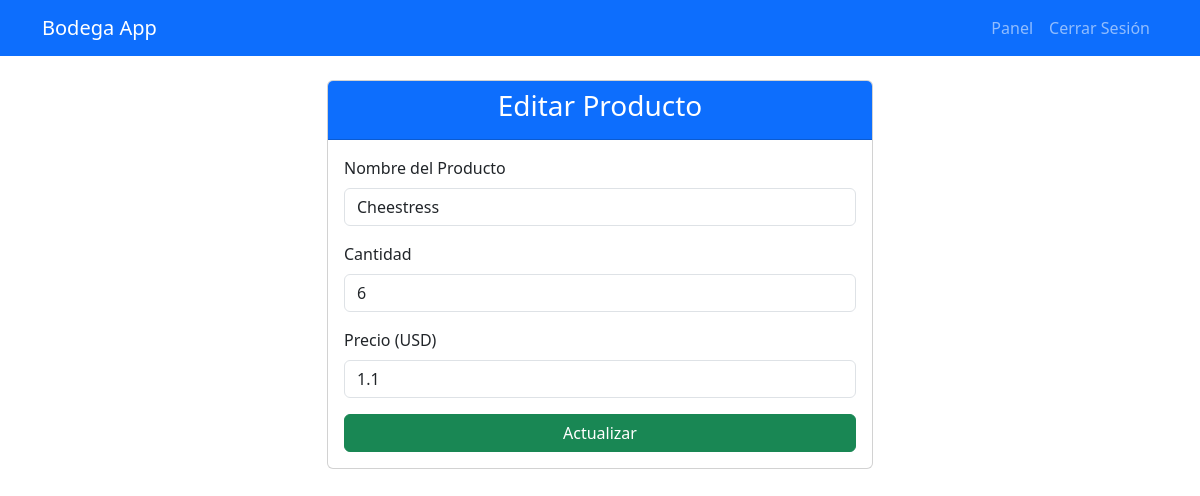
The app's page /editar_producto/1 (signed in) with its own data.
### models.py (models this page shows)
class Producto(db.Model):
    id = db.Column(db.Integer, primary_key=True)
    nombre = db.Column(db.String(100), nullable=False)
    cantidad = db.Column(db.Integer, nullable=False)
    precio = db.Column(db.Float, nullable=False)
    fecha = db.Column(db.DateTime, default=datetime.utcnow)

### app.py (the view, shortened to what this page needs)
@app.route('/editar_producto/<int:id>', methods=['GET', 'POST'])
@login_required
def editar_producto(id):
    producto = db.session.get(Producto, id) or abort(404)
    form = ProductoForm(obj=producto)
    return render_template('editar_producto.html', form=form, producto=producto)

### forms.py
class ProductoForm(FlaskForm):
    nombre = StringField('Nombre del Producto', validators=[DataRequired()])
    cantidad = IntegerField('Cantidad', validators=[DataRequired(), NumberRange(min=1)])
    precio = FloatField('Precio (USD)', validators=[DataRequired(), NumberRange(min=0.01)])
    submit = SubmitField('Guardar Producto')

### app.py (called while the page is built)
@login_manager.user_loader
def load_user(user_id):
    return db.session.get(Usuario, int(user_id))

### templates/editar_producto.html (shortened to what this page needs)
{% extends "base.html" %}
{% block content %}
<div class="row justify-content-center">
    <div class="col-md-6">
        <div class="card">
            <div class="card-header bg-primary text-white">
                <h3 class="text-center">Editar Producto</h3>
            </div>
            <div class="card-body">
                <form method="POST">
                    <div class="mb-3">
                        {{ form.nombre.label(class="form-label") }}
                        {{ form.nombre(class="form-control") }}
                    </div>
                    <div class="mb-3">
                        {{ form.cantidad.label(class="form-label") }}
                        {{ form.cantidad(class="form-control") }}
                    </div>
                    <div class="mb-3">
                        {{ form.precio.label(class="form-label") }}
                        {{ form.precio(class="form-control") }}
                    </div>
                    <div class="d-grid">
                        <button type="submit" class="btn btn-success">Actualizar</button>
                    </div>
                </form>
            </div>
        </div>
    </div>
</div>
{% endblock %}

### records on screen
Producto: nombre "Cheestress", cantidad "6", precio "1.1"
